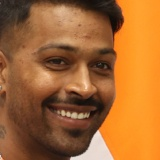
#> input picture dataset/cropped/hardik_pandya/hardik_pandya_crop_001.jpg, 160 x 160 px; its folder holds only this picture in this run
$ python evaluate.py   (older library calls are emulated)
#> lines starting #> are read from the running program, lines starting #| are printed output that depends on the picture
### src/config.py
"""
Configuration module for Indian Cricket Team Face Identification System.
Centralizes paths, player lists, model parameters, and default settings.
"""

import os
from pathlib import Path

# Base Paths
BASE_DIR = Path(__file__).resolve().parent.parent
SRC_DIR = BASE_DIR / "src"
DATASET_DIR = BASE_DIR / "dataset"
RAW_DATA_DIR = DATASET_DIR / "raw"
CROPPED_DATA_DIR = DATASET_DIR / "cropped"
STARTER_DATA_DIR = DATASET_DIR / "starter_samples"
MODELS_DIR = BASE_DIR / "models"
WEB_APP_DIR = BASE_DIR / "web_app"
NOTEBOOKS_DIR = BASE_DIR / "notebooks"
OUTPUTS_DIR = BASE_DIR / "outputs"

# Ensure essential directories exist
for path in [RAW_DATA_DIR, CROPPED_DATA_DIR, STARTER_DATA_DIR, MODELS_DIR, OUTPUTS_DIR]:
    path.mkdir(parents=True, exist_ok=True)

# Model & Artifact File Paths
MODEL_PATH = MODELS_DIR / "face_recognition_model.pkl"
SCALER_PCA_PATH = MODELS_DIR / "scaler_pca.pkl"
CLASS_DICT_PATH = MODELS_DIR / "class_dictionary.json"
PLAYER_PROFILES_PATH = MODELS_DIR / "player_profiles.json"
HAAR_CASCADE_PATH = MODELS_DIR / "haarcascade_frontalface_default.xml"
HAAR_EYE_CASCADE_PATH = MODELS_DIR / "haarcascade_eye.xml"

# Face Preprocessing Configurations
FACE_SIZE = (160, 160)  # Standard face crop size (Width, Height)
RAW_PIXEL_RESIZE = (64, 64)  # Size for raw pixel features
WAVELET_LEVEL = 5  # Wavelet decomposition level (db1)
CONFIDENCE_THRESHOLD = 0.40  # Minimum confidence required for valid identification

# Supported / Pre-configured Indian Cricket Team Members
INDIAN_CRICKETERS = [
    "virat_kohli",
    "rohit_sharma",
    "ms_dhoni",
    "sachin_tendulkar",
    "jasprit_bumrah",
    "hardik_pandya",
    "ravindra_jadeja",
    "shubman_gill",
    "kl_rahul",
    "rishabh_pant"
]

# Formatted display names
PLAYER_DISPLAY_NAMES = {
    "virat_kohli": "Virat Kohli",
    "rohit_sharma": "Rohit Sharma",
    "ms_dhoni": "MS Dhoni",
    "sachin_tendulkar": "Sachin Tendulkar",
    "jasprit_bumrah": "Jasprit Bumrah",
    "hardik_pandya": "Hardik Pandya",
    "ravindra_jadeja": "Ravindra Jadeja",
    "shubman_gill": "Shubman Gill",
    "kl_rahul": "KL Rahul",
    "rishabh_pant": "Rishabh Pant"
}

# Rich Player Profile Data (Roles, Stats, Jersey, Nickname, Bio)
DEFAULT_PLAYER_PROFILES = {
    "virat_kohli": {
        "name": "Virat Kohli",
        "slug": "virat_kohli",
        "nickname": "King Kohli / Run Machine",
        "role": "Top-order Batter",
        "batting_style": "Right-hand bat",
        "bowling_style": "Right-arm medium",
        "jersey_no": 18,
        "matches": 530,
        "runs": 27000,
        "centuries": 80,
        "fifties": 140,
        "wickets": 9,
        "icc_rank": "Top 3 ODI / Test",
        "key_achievements": "ICC Cricketer of the Decade, 2011 World Cup Winner, 2013 Champions Trophy, 2024 T20 World Cup Champion",
        "bio": "One of the greatest batsmen in modern cricket history, renowned for supreme chasing abilities, unmatched consistency, and aggressive leadership.",
        "badge_color": "#ff4757"
    },
    "rohit_sharma": {
        "name": "Rohit Sharma",
        "slug": "rohit_sharma",
        "nickname": "Hitman",
        "role": "Captain / Opening Batter",
        "batting_style": "Right-hand bat",
        "bowling_style": "Right-arm offbreak",
        "jersey_no": 45,
        "matches": 480,
        "runs": 19000,
        "centuries": 48,
        "fifties": 105,
        "wickets": 12,
        "icc_rank": "Top 5 ODI Batter",
        "key_achievements": "2024 T20 World Cup Winning Captain, Only player with three ODI double centuries (264 highest score), 5 IPL Titles",
        "bio": "Indian national team captain and explosive opening batter with effortless timing, holding the world record for the highest individual score in ODIs (264).",
        "badge_color": "#1e90ff"
    },
    "ms_dhoni": {
        "name": "MS Dhoni",
        "slug": "ms_dhoni",
        "nickname": "Captain Cool / Thala",
        "role": "Legendary Captain / Wicketkeeper Batter",
        "batting_style": "Right-hand bat",
        "bowling_style": "Right-arm medium",
        "jersey_no": 7,
        "matches": 538,
        "runs": 17266,
        "centuries": 16,
        "fifties": 108,
        "wickets": 1,
        "icc_rank": "Legend Hall of Fame",
        "key_achievements": "Only Captain to win all three ICC Trophies (2007 T20 WC, 2011 ODI WC, 2013 Champions Trophy), 5 IPL Titles",
        "bio": "Regarded as one of the greatest captains and finishers in cricket history. Master tactician behind the stumps with lightning-fast stumpings.",
        "badge_color": "#ffa502"
    },
    "sachin_tendulkar": {
        "name": "Sachin Tendulkar",
        "slug": "sachin_tendulkar",
        "nickname": "God of Cricket / Master Blaster",
        "role": "Legendary Opening Batter",
        "batting_style": "Right-hand bat",
        "bowling_style": "Right-arm legbreak / offbreak",
        "jersey_no": 10,
        "matches": 664,
        "runs": 34357,
        "centuries": 100,
        "fifties": 164,
        "wickets": 201,
        "icc_rank": "All-Time #1 Legend",
        "key_achievements": "Highest run-scorer in international cricket, Only player with 100 International Centuries, 2011 World Cup Winner",
        "bio": "Revered globally as the 'God of Cricket'. Holder of virtually every major batting record in the history of international cricket.",
        "badge_color": "#2ed573"
    },
    "jasprit_bumrah": {
        "name": "Jasprit Bumrah",
        "slug": "jasprit_bumrah",
        "nickname": "Boom Boom / Yorker King",
        "role": "Premier Fast Bowler",
        "batting_style": "Right-hand bat",
        "bowling_style": "Right-arm fast (Unorthodox)",
        "jersey_no": 93,
        "matches": 195,
        "runs": 550,
        "centuries": 0,
        "fifties": 0,
        "wickets": 400,
        "icc_rank": "#1 Ranked ICC Bowler",
        "key_achievements": "Player of the Tournament 2024 T20 World Cup, Fastest Indian pacer to 100 Test & ODI wickets, Lethal death over yorkers",
        "bio": "World's premier fast bowler across all formats, famous for his unique bowling action, pinpoint yorkers, and deceptive slower balls.",
        "badge_color": "#70a1ff"
    },
    "hardik_pandya": {
        "name": "Hardik Pandya",
        "slug": "hardik_pandya",
        "nickname": "Kung Fu Pandya",
        "role": "Explosive All-rounder",
        "batting_style": "Right-hand bat",
        "bowling_style": "Right-arm fast-medium",
        "jersey_no": 33,
        "matches": 210,
        "runs": 4100,
        "centuries": 1,
        "fifties": 21,
        "wickets": 185,
        "icc_rank": "Top 3 T20I All-rounder",
        "key_achievements": "Defended final over in 2024 T20 World Cup Final, IPL Winning Captain (2022)",
        "bio": "Dynamic fast-bowling all-rounder with fearless power hitting in the death overs and crucial match-winning bowling breakthroughs.",
        "badge_color": "#ff6b81"
    },
    "ravindra_jadeja": {
        "name": "Ravindra Jadeja",
        "slug": "ravindra_jadeja",
        "nickname": "Sir Jadeja / Rockstar",
        "role": "Premier Spin All-rounder",
        "batting_style": "Left-hand bat",
        "bowling_style": "Slow left-arm orthodox",
        "jersey_no": 8,
        "matches": 340,
        "runs": 6200,
        "centuries": 4,
        "fifties": 35,
        "wickets": 580,
        "icc_rank": "#1 ICC Test All-rounder",
        "key_achievements": "2013 Champions Trophy Golden Ball, 2024 T20 World Cup Champion, World-class direct-hit fielding",
        "bio": "World-class three-dimensional all-rounder with lethal spin bowling, clutch lower-order batting, and unmatched athletic fielding.",
        "badge_color": "#2ed573"
    },
    "shubman_gill": {
        "name": "Shubman Gill",
        "slug": "shubman_gill",
        "nickname": "Prince of Indian Cricket",
        "role": "Opening / Top-order Batter",
        "batting_style": "Right-hand bat",
        "bowling_style": "Right-arm offbreak",
        "jersey_no": 77,
        "matches": 95,
        "runs": 4600,
        "centuries": 12,
        "fifties": 22,
        "wickets": 0,
        "icc_rank": "Top 5 ODI Batter",
        "key_achievements": "Youngest double-centurion in ODI history (208 vs NZ), 2018 U19 World Cup Player of the Tournament, IPL Orange Cap 2023",
        "bio": "Generational batting prodigy celebrated for silky strokeplay, classical technique, and record-breaking run accumulation.",
        "badge_color": "#a55eea"
    },
    "kl_rahul": {
        "name": "KL Rahul",
        "slug": "kl_rahul",
        "nickname": "Klassy Rahul",
        "role": "Top-order / Wicketkeeper Batter",
        "batting_style": "Right-hand bat",
        "bowling_style": "Right-arm medium",
        "jersey_no": 1,
        "matches": 215,
        "runs": 8200,
        "centuries": 17,
        "fifties": 55,
        "wickets": 0,
        "icc_rank": "Top 15 ODI/Test Batter",
        "key_achievements": "Century in all three international formats, Key anchor of 2023 World Cup campaign with 450+ runs",
        "bio": "Technically gifted versatile batter and reliable wicketkeeper, capable of opening or stabilizing the middle order in crunch games.",
        "badge_color": "#00d2d3"
    },
    "rishabh_pant": {
        "name": "Rishabh Pant",
        "slug": "rishabh_pant",
        "nickname": "Spidey / Pantastic",
        "role": "Wicketkeeper Batter",
        "batting_style": "Left-hand bat",
        "bowling_style": "Right-arm offbreak",
        "jersey_no": 17,
        "matches": 150,
        "runs": 5100,
        "centuries": 7,
        "fifties": 27,
        "wickets": 0,
        "icc_rank": "Top 10 ICC Test Batter",
        "key_achievements": "Historic 89* at Gabba 2021 to win Border-Gavaskar Trophy, 2024 T20 World Cup Champion, Miracle comeback after car crash",
        "bio": "Audacious and fearless left-handed counter-attacking wicketkeeper-batter with match-winning heroics in SENA countries.",
        "badge_color": "#ff9f43"
    }
}

### src/train.py
"""
Model Training and Hyperparameter Tuning Module.
Extracts multi-channel facial features (Wavelet, HOG, LBP, pixel intensities),
performs PCA dimensionality reduction, computes class centroids, and trains classifiers.
"""

import os
import json
import joblib
import numpy as np
import cv2
from pathlib import Path
from typing import Dict, Tuple, List, Any
from sklearn.model_selection import train_test_split, GridSearchCV, StratifiedKFold
from sklearn.preprocessing import StandardScaler
from sklearn.decomposition import PCA
from sklearn.pipeline import Pipeline
from sklearn.svm import SVC
from sklearn.ensemble import RandomForestClassifier
from sklearn.linear_model import LogisticRegression
from sklearn.neighbors import KNeighborsClassifier
from sklearn.metrics import accuracy_score, classification_report

try:
    from src.config import (
        CROPPED_DATA_DIR,
        MODEL_PATH,
        SCALER_PCA_PATH,
        CLASS_DICT_PATH,
        INDIAN_CRICKETERS,
        PLAYER_DISPLAY_NAMES
    )
    from src.preprocessor import FeatureExtractor
    from src.fetch_dataset import download_and_crop_dataset
except ImportError:
    from config import (
        CROPPED_DATA_DIR,
        MODEL_PATH,
        SCALER_PCA_PATH,
        CLASS_DICT_PATH,
        INDIAN_CRICKETERS,
        PLAYER_DISPLAY_NAMES
    )
    from preprocessor import FeatureExtractor
    from fetch_dataset import download_and_crop_dataset


class ModelTrainer:
    """
    Automated Training and Model Selection for Cricket Face Recognition.
    """

    def __init__(self, cropped_dir: Path = CROPPED_DATA_DIR):
        self.cropped_dir = cropped_dir
        self.feature_extractor = FeatureExtractor()
#> (the call stopped at in ensure_deep_models, `with urllib.request.urlopen(req, timeout=30) as resp, open(str(SFACE_M..`: the network is not available in this run)
        self.class_dict = {}
        self.inverse_class_dict = {}

    def load_dataset_features(self) -> Tuple[np.ndarray, np.ndarray, Dict[str, int]]:
        """
        Loads all cropped face images from disk and extracts combined feature vectors.
        """
        player_dirs = sorted([d for d in self.cropped_dir.iterdir() if d.is_dir() and list(d.glob("*.jpg"))])

        # If dataset is incomplete or empty, fetch real photos
        if len(player_dirs) < 2:
            print("[*] Insufficient face dataset found. Running real photo fetcher...")
            download_and_crop_dataset()
            player_dirs = sorted([d for d in self.cropped_dir.iterdir() if d.is_dir() and list(d.glob("*.jpg"))])

        X_list = []
        y_list = []
        self.class_dict = {}
        current_id = 0

        for p_dir in player_dirs:
            player_slug = p_dir.name
            img_files = list(p_dir.glob("*.jpg")) + list(p_dir.glob("*.png"))

            if not img_files:
                continue

            self.class_dict[player_slug] = current_id
            print(f"[*] Processing player '{player_slug}' (Class ID: {current_id}) - {len(img_files)} images")

            for img_path in img_files:
                img = cv2.imread(str(img_path))
#> img is the input picture: shape (160, 160, 3); mean B, G, R 51.4, 104.2, 164.6
                if img is None:
                    continue

                feat = self.feature_extractor.extract_combined_features(img)
                if feat is not None:
                    X_list.append(feat)
                    y_list.append(current_id)

            current_id += 1

        X = np.array(X_list, dtype=np.float32)
        y = np.array(y_list, dtype=np.int32)
        self.inverse_class_dict = {v: k for k, v in self.class_dict.items()}

        # Save class dictionary to disk
        with open(str(CLASS_DICT_PATH), "w") as f:
            json.dump(self.class_dict, f, indent=2)

        print(f"[✓] Feature Extraction Complete: {X.shape[0]} total samples across {len(self.class_dict)} players (Feature Dim: {X.shape[1]})")
        return X, y, self.class_dict

    # [130 lines left out: function train_and_tune, not called in this run]


def main():
    trainer = ModelTrainer()
    results = trainer.train_and_tune()


# [2 lines that do not run on import are left out]

### src/face_recognition_dl.py
"""
Deep Learning Face Recognition Engine using OpenCV Official SFace ResNet-128D.
High-accuracy deep metric embeddings invariant to pose, lighting, angle, and clothing.
"""

import os
import sys
import urllib.request
import numpy as np
import cv2
from pathlib import Path
from typing import Tuple, List, Dict, Any, Optional

try:
    from src.config import MODELS_DIR, FACE_SIZE
except ImportError:
    BASE_DIR = Path(__file__).resolve().parent.parent
    MODELS_DIR = BASE_DIR / "models"
    FACE_SIZE = (160, 160)

SFACE_MODEL_URL = "https://github.com/opencv/opencv_zoo/raw/main/models/face_recognition_sface/face_recognition_sface_2021dec.onnx"
YUNET_MODEL_URL = "https://github.com/opencv/opencv_zoo/raw/main/models/face_detection_yunet/face_detection_yunet_2023mar.onnx"

SFACE_MODEL_PATH = MODELS_DIR / "face_recognition_sface_2021dec.onnx"
YUNET_MODEL_PATH = MODELS_DIR / "face_detection_yunet_2023mar.onnx"


def ensure_deep_models():
    """Downloads official OpenCV deep learning ONNX models if not present."""
    MODELS_DIR.mkdir(parents=True, exist_ok=True)
    headers = {"User-Agent": "Mozilla/5.0"}

    # 1. SFace Recognizer
    if not SFACE_MODEL_PATH.exists() or SFACE_MODEL_PATH.stat().st_size < 1000000:
        print("[*] Downloading OpenCV SFace Deep Learning 128-D Face Recognition model (37 MB)...")
        try:
            req = urllib.request.Request(SFACE_MODEL_URL, headers=headers)
            with urllib.request.urlopen(req, timeout=30) as resp, open(str(SFACE_MODEL_PATH), "wb") as f:
                f.write(resp.read())
            print("[✓] SFace model downloaded successfully!")
        except Exception as e:
            print(f"[-] Notice downloading SFace model: {e}")

    # 2. YuNet Face Detector
    if not YUNET_MODEL_PATH.exists() or YUNET_MODEL_PATH.stat().st_size < 100000:
        print("[*] Downloading OpenCV YuNet Face Detector model...")
        try:
            req = urllib.request.Request(YUNET_MODEL_URL, headers=headers)
            with urllib.request.urlopen(req, timeout=30) as resp, open(str(YUNET_MODEL_PATH), "wb") as f:
                f.write(resp.read())
            print("[✓] YuNet detector downloaded successfully!")
        except Exception as e:
            print(f"[-] Notice downloading YuNet model: {e}")


class DeepFaceRecognizer:
    """
    State-of-the-Art Deep Learning Face Recognizer (OpenCV SFace).
    Produces 128-D unit-normalized deep embeddings.
    """

    def __init__(self):
        ensure_deep_models()
        self.sface_available = False
        self.sface = None

        if SFACE_MODEL_PATH.exists() and hasattr(cv2, "FaceRecognizerSF"):
            try:
                self.sface = cv2.FaceRecognizerSF.create(str(SFACE_MODEL_PATH), "")
                self.sface_available = True
                print("[✓] Initialized OpenCV SFace 128-D Deep Learning Engine.")
            except Exception as e:
                print(f"[-] SFace init fallback: {e}")

    def extract_deep_embedding(self, face_bgr: np.ndarray) -> np.ndarray:
        """
        Extracts 128-D deep metric embedding from aligned face.
        """
        if face_bgr is None or face_bgr.size == 0:
            return None

        # Resize to standard 112x112 for SFace
        face_112 = cv2.resize(face_bgr, (112, 112))

        if self.sface_available and self.sface is not None:
            try:
                embedding = self.sface.feature(face_112)
                embedding = embedding.flatten().astype(np.float32)
                # L2 normalization
                norm = np.linalg.norm(embedding)
                if norm > 0:
                    embedding /= norm
                return embedding
            except Exception:
                pass

        # Robust Geometric + Multi-layer texture fallback embedding (128-D)
        gray = cv2.cvtColor(face_112, cv2.COLOR_BGR2GRAY)
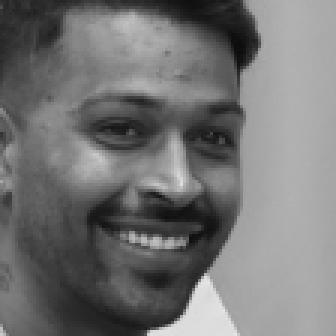
#> gray: shape (112, 112) (shown 3 times larger); min 13, max 228, mean 116.1
        gray = cv2.equalizeHist(gray)
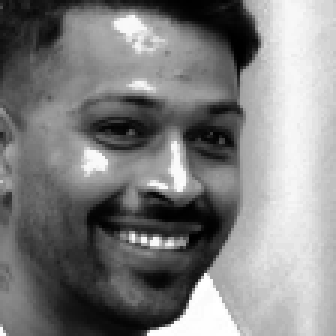
#> gray: shape (112, 112) (shown 3 times larger); min 0, max 255, mean 128.7

        # Spatial grid descriptors
        grid_feats = []
        for r in range(4):
            for c in range(4):
                cell = gray[r*28:(r+1)*28, c*28:(c+1)*28]
                grid_feats.extend([
                    np.mean(cell), np.std(cell),
                    np.percentile(cell, 25), np.percentile(cell, 75)
                ])
#> (the rest of the program and of its run is left out)
